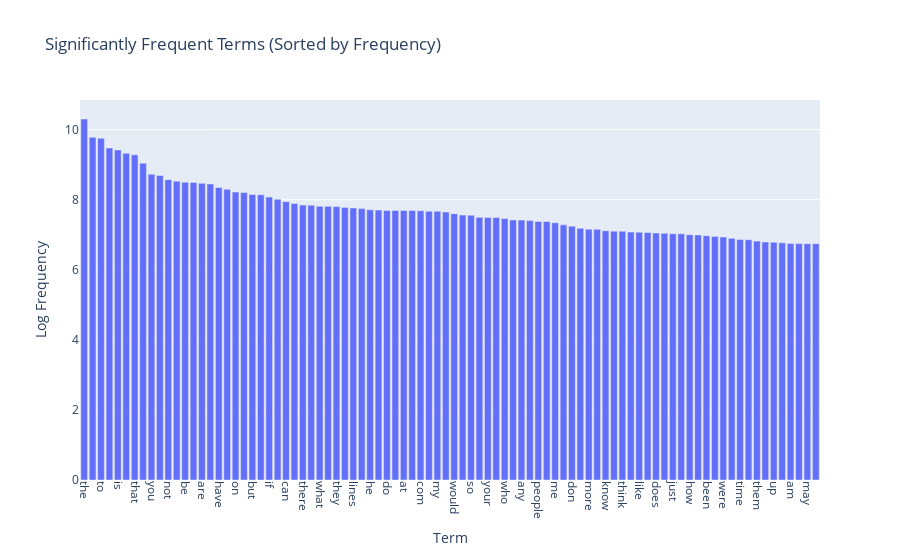

Here is the notebook cell this chart was saved with:
### Markdown cell above
As we are now applying a log transformation to the frequencies, the y-axis of the graph shows the order of magnitude rhather than the count of the terms themselves.

In our case, this makes the graph slightly less readable when trying to identify precise ratio differences, because if a term is 10 times more frequent than another, now the difference on the y axis will only be 1 unit. On the other hand, it is much easier to plot than a linear graph as the difference in proportions will be translated as a smaller variation on the y-values.

Note: here we use the log10 transformation, but a log transformation with base e will yield a similar shape of the graph, with a different scale for the y axis, as can be seen hereunder.

### Code cell
fig = px.bar(
    x=sorted_terms,
    y=np.log(sorted_freqs),
    labels={'x': 'Term', 'y': 'Log Frequency'},
    title='Significantly Frequent Terms (Sorted by Frequency)'
)
fig.update_layout(xaxis_tickangle=90)
fig.show()

### Figure 1 — Plotly figure (JSON) as saved in the notebook; plotly's stock layout.template omitted (floating-point values rounded to 4 significant figures)
{"data": [{"hovertemplate": "Term=%{x}<br>Log Frequency=%{y}<extra></extra>", "legendgroup": "", "marker": {"color": "#636efa", "pattern": {"shape": ""}}, "name": "", "orientation": "v", "showlegend": false, "textposition": "auto", "type": "bar", "x": ["the", "of", "to", "and", "is", "in", "that", "it", "you", "for", "not", "this", "be", "from", "are", "edu", "have", "as", "on", "with", "but", "or", "if", "was", "can", "we", "there", "by", "what", "subject", "they", "an", "lines", "one", "he", "god", "do", "organization", "at", "re", "com", "about", "my", "all", "would", "will", "so", "some", "your", "no", "who", "has", "any", "writes", "people", "which", "me", "article", "don", "his", "more", "other", "know", "when", "think", "their", "like", "university", "does", "out", "just", "only", "how", "also", "been", "than", "were", "then", "time", "because", "them", "posting", "up", "had", "am", "should", "may", "these"], "xaxis": "x", "y": [10.3, 9.779, 9.754, 9.474, 9.421, 9.326, 9.28, 9.042, 8.725, 8.693, 8.573, 8.53, 8.497, 8.492, 8.47, 8.45, 8.347, 8.298, 8.219, 8.204, 8.147, 8.141, 8.073, 8.013, 7.944, 7.891, 7.846, 7.843, 7.813, 7.81, 7.803, 7.78, 7.763, 7.746, 7.711, 7.703, 7.693, 7.693, 7.692, 7.69, 7.683, 7.672, 7.67, 7.646, 7.601, 7.563, 7.556, 7.497, 7.492, 7.491, 7.463, 7.421, 7.42, 7.405, 7.38, 7.377, 7.341, 7.281, 7.244, 7.184, 7.159, 7.153, 7.115, 7.102, 7.101, 7.077, 7.071, 7.065, 7.048, 7.041, 7.03, 7.027, 7.003, 6.994, 6.974, 6.952, 6.935, 6.897, 6.866, 6.859, 6.818, 6.793, 6.786, 6.768, 6.748, 6.746, 6.745, 6.745], "yaxis": "y"}], "layout": {"barmode": "relative", "legend": {"tracegroupgap": 0}, "title": {"text": "Significantly Frequent Terms (Sorted by Frequency)"}, "xaxis": {"anchor": "y", "domain": [0, 1], "tickangle": 90, "title": {"text": "Term"}}, "yaxis": {"anchor": "x", "domain": [0, 1], "title": {"text": "Log Frequency"}}}}
